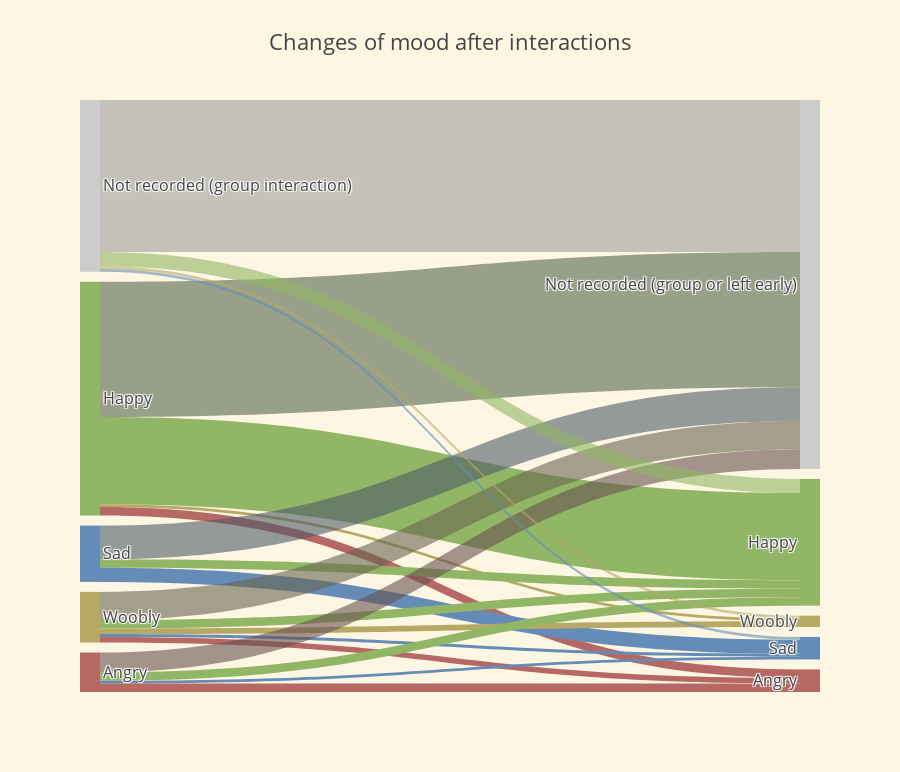

Notebook code for this chart:
### Code cell
import plotly.graph_objs as go
from plotly.offline import download_plotlyjs, init_notebook_mode, plot, iplot
init_notebook_mode(connected=True)

# Nodes & links
nodes = [['ID', 'Label', 'Color'],
        [0,'Happy','#91b665'],
        [1,'Sad','#658cb6'],
        [2,'Woobly','#b6a965'],
        [3,'Angry','#b66865'],
        [4,'Not recorded (group interaction)','#CCCCCC'],
        [5,'Happy','#91b665'],
        [6,'Sad','#658cb6'],
        [7,'Woobly','#b6a965'],
        [8,'Angry','#b66865'],
        [9,'Not recorded (group or left early)','#CCCCCC'],]


# Retrieve headers and build dataframes
nodes_headers = nodes.pop(0)
df_nodes = pd.DataFrame(nodes, columns = nodes_headers)

# Sankey plot setup
data_trace = dict(
    type='sankey',
    domain = dict(
      x =  [0,1],
      y =  [0,1]
    ),
    orientation = "h",
    valueformat = ".0f",
    node = dict(
      pad = 10,
    # thickness = 30,
      line = dict(
        color = "black",
        width = 0
      ),
      label =  df_nodes['Label'].dropna(axis=0, how='any'),
      color = df_nodes['Color']
    ),
    link = dict(
      source = moods_count.initial_mood,
      target = moods_count.final_mood,
      value = moods_count["count"],
      color= moods_count.colour
  )
)

layout = dict(
        title = "Changes of mood after interactions",
    height = 772,
    font = dict(
      size = 16),
    paper_bgcolor='#fdf6e3',
    plot_bgcolor='#fdf6e3'
)

fig = dict(data=[data_trace], layout=layout)

config = {
  'toImageButtonOptions': {
    'format': 'png', # one of png, svg, jpeg, webp
    'filename': 'moods',
    'height': 450*2,
    'width': 874*2,
    'scale': 1 # Multiply title/legend/axis/canvas sizes by this factor
  }
}

iplot(fig, config=config,validate=False)

### Figure 1 — Plotly figure (JSON) as saved in the notebook; plotly's stock layout.template omitted (floating-point values rounded to 4 significant figures)
{"data": [{"domain": {"x": [0, 1], "y": [0, 1]}, "link": {"color": ["#91b665", "#b6a965", "#b66865", "#58685199", "#91b665", "#658cb6", "#515c6899", "#91b665", "#658cb6", "#b6a965", "#b66865", "#68675199", "#91b665", "#658cb6", "#b66865", "#68535199", "#91b66599", "#658cb699", "#b6a96599", "#9e9e9e99", "#658cb6", "#b66865", "#b6a965", "#b6686599", "#b6a965"], "source": [0, 0, 0, 0, 1, 1, 1, 2, 2, 2, 2, 2, 3, 3, 3, 3, 4, 4, 4, 4, 0, 1, 1, 4, 3], "target": [5, 7, 8, 9, 5, 6, 9, 5, 6, 7, 8, 9, 5, 6, 8, 9, 5, 6, 7, 9, 6, 8, 7, 8, 7], "value": [31, 1, 3, 48, 3, 5, 12, 3, 1, 2, 2, 10, 3, 1, 3, 7, 5, 1, 1, 54, null, null, null, null, null]}, "node": {"color": ["#91b665", "#658cb6", "#b6a965", "#b66865", "#CCCCCC", "#91b665", "#658cb6", "#b6a965", "#b66865", "#CCCCCC"], "label": ["Happy", "Sad", "Woobly", "Angry", "Not recorded (group interaction)", "Happy", "Sad", "Woobly", "Angry", "Not recorded (group or left early)"], "line": {"color": "black", "width": 0}, "pad": 10}, "orientation": "h", "type": "sankey", "valueformat": ".0f"}], "layout": {"font": {"size": 16}, "height": 772, "paper_bgcolor": "#fdf6e3", "plot_bgcolor": "#fdf6e3", "title": "Changes of mood after interactions"}}
